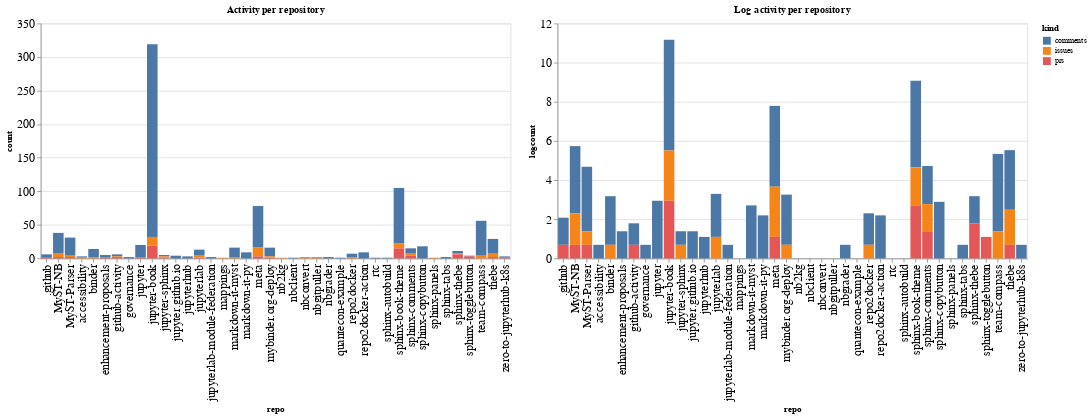

Notebook code for this chart:
### Code cell
ch1 = alt.Chart(repo_summaries, width=600, title="Activity per repository").mark_bar().encode(
    x='repo',
    y='count',
    color='kind',
    tooltip="kind"
)

ch2 = alt.Chart(repo_summaries, width=600, title="Log activity per repository").mark_bar().encode(
    x='repo',
    y='logcount',
    color='kind',
    tooltip="kind"
)

ch1 | ch2

### Figure 1 — Vega-Lite specification as saved in the notebook (floating-point values rounded to 4 significant figures)
{"config": {"axisLeft": {"labelFontSize": 15}, "axisBottom": {"labelFontSize": 15}}, "hconcat": [{"mark": "bar", "encoding": {"color": {"type": "nominal", "field": "kind"}, "tooltip": {"type": "nominal", "field": "kind"}, "x": {"type": "nominal", "field": "repo"}, "y": {"type": "quantitative", "field": "count"}}, "title": "Activity per repository", "width": 600}, {"mark": "bar", "encoding": {"color": {"type": "nominal", "field": "kind"}, "tooltip": {"type": "nominal", "field": "kind"}, "x": {"type": "nominal", "field": "repo"}, "y": {"type": "quantitative", "field": "logcount"}}, "title": "Log activity per repository", "width": 600}], "data": {"name": "data-b9d9c5a1567ac14647fca5004c93b269"}, "$schema": "https://vega.github.io/schema/vega-lite/v4.8.1.json", "datasets": {"data-b9d9c5a1567ac14647fca5004c93b269": [{"repo": ".github", "kind": "comments", "count": 4, "logcount": 1.386}, {"repo": ".github", "kind": "prs", "count": 2, "logcount": 0.6931}, {"repo": "MyST-NB", "kind": "comments", "count": 31, "logcount": 3.434}, {"repo": "MyST-NB", "kind": "issues", "count": 5, "logcount": 1.609}, {"repo": "MyST-NB", "kind": "prs", "count": 2, "logcount": 0.6931}, {"repo": "MyST-Parser", "kind": "comments", "count": 27, "logcount": 3.296}, {"repo": "MyST-Parser", "kind": "issues", "count": 2, "logcount": 0.6931}, {"repo": "MyST-Parser", "kind": "prs", "count": 2, "logcount": 0.6931}, {"repo": "accessibility", "kind": "comments", "count": 2, "logcount": 0.6931}, {"repo": "accessibility", "kind": "issues", "count": 1, "logcount": 0.0}, {"repo": "binder", "kind": "comments", "count": 12, "logcount": 2.485}, {"repo": "binder", "kind": "issues", "count": 2, "logcount": 0.6931}, {"repo": "enhancement-proposals", "kind": "comments", "count": 4, "logcount": 1.386}, {"repo": "enhancement-proposals", "kind": "prs", "count": 1, "logcount": 0.0}, {"repo": "github-activity", "kind": "comments", "count": 3, "logcount": 1.099}, {"repo": "github-activity", "kind": "issues", "count": 1, "logcount": 0.0}, {"repo": "github-activity", "kind": "prs", "count": 2, "logcount": 0.6931}, {"repo": "governance", "kind": "comments", "count": 2, "logcount": 0.6931}, {"repo": "jupyter", "kind": "comments", "count": 19, "logcount": 2.944}, {"repo": "jupyter", "kind": "prs", "count": 1, "logcount": 0.0}, {"repo": "jupyter-book", "kind": "comments", "count": 287, "logcount": 5.659}, {"repo": "jupyter-book", "kind": "issues", "count": 13, "logcount": 2.565}, {"repo": "jupyter-book", "kind": "prs", "count": 19, "logcount": 2.944}, {"repo": "jupyter-sphinx", "kind": "comments", "count": 2, "logcount": 0.6931}, {"repo": "jupyter-sphinx", "kind": "issues", "count": 2, "logcount": 0.6931}, {"repo": "jupyter-sphinx", "kind": "prs", "count": 1, "logcount": 0.0}, {"repo": "jupyter.github.io", "kind": "comments", "count": 4, "logcount": 1.386}, {"repo": "jupyterhub", "kind": "comments", "count": 3, "logcount": 1.099}, {"repo": "jupyterlab", "kind": "comments", "count": 9, "logcount": 2.197}, {"repo": "jupyterlab", "kind": "issues", "count": 3, "logcount": 1.099}, {"repo": "jupyterlab", "kind": "prs", "count": 1, "logcount": 0.0}, {"repo": "jupyterlab-module-federation", "kind": "comments", "count": 2, "logcount": 0.6931}, {"repo": "mappings", "kind": "issues", "count": 1, "logcount": 0.0}, {"repo": "markdown-it-myst", "kind": "comments", "count": 15, "logcount": 2.708}, {"repo": "markdown-it-myst", "kind": "issues", "count": 1, "logcount": 0.0}, {"repo": "markdown-it-py", "kind": "comments", "count": 9, "logcount": 2.197}, {"repo": "meta", "kind": "comments", "count": 62, "logcount": 4.127}, {"repo": "meta", "kind": "issues", "count": 13, "logcount": 2.565}, {"repo": "meta", "kind": "prs", "count": 3, "logcount": 1.099}, {"repo": "mybinder.org-deploy", "kind": "comments", "count": 13, "logcount": 2.565}, {"repo": "mybinder.org-deploy", "kind": "issues", "count": 2, "logcount": 0.6931}, {"repo": "mybinder.org-deploy", "kind": "prs", "count": 1, "logcount": 0.0}, {"repo": "nb2kg", "kind": "issues", "count": 1, "logcount": 0.0}, {"repo": "nbclient", "kind": "comments", "count": 1, "logcount": 0.0}, {"repo": "nbconvert", "kind": "comments", "count": 1, "logcount": 0.0}, {"repo": "nbconvert", "kind": "issues", "count": 1, "logcount": 0.0}, {"repo": "nbgitpuller", "kind": "comments", "count": 1, "logcount": 0.0}, {"repo": "nbgitpuller", "kind": "issues", "count": 1, "logcount": 0.0}, {"repo": "nbgrader", "kind": "comments", "count": 2, "logcount": 0.6931}, {"repo": "quantecon-example", "kind": "comments", "count": 1, "logcount": 0.0}, {"repo": "repo2docker", "kind": "comments", "count": 5, "logcount": 1.609}, {"repo": "repo2docker", "kind": "issues", "count": 2, "logcount": 0.6931}, {"repo": "repo2docker-action", "kind": "comments", "count": 9, "logcount": 2.197}, {"repo": "rtc", "kind": "comments", "count": 1, "logcount": 0.0}, {"repo": "sphinx-autobuild", "kind": "comments", "count": 1, "logcount": 0.0}, {"repo": "sphinx-book-theme", "kind": "comments", "count": 83, "logcount": 4.419}, {"repo": "sphinx-book-theme", "kind": "issues", "count": 7, "logcount": 1.946}, {"repo": "sphinx-book-theme", "kind": "prs", "count": 15, "logcount": 2.708}, {"repo": "sphinx-comments", "kind": "comments", "count": 7, "logcount": 1.946}, {"repo": "sphinx-comments", "kind": "issues", "count": 4, "logcount": 1.386}, {"repo": "sphinx-comments", "kind": "prs", "count": 4, "logcount": 1.386}, {"repo": "sphinx-copybutton", "kind": "comments", "count": 18, "logcount": 2.89}, {"repo": "sphinx-panels", "kind": "issues", "count": 1, "logcount": 0.0}, {"repo": "sphinx-tabs", "kind": "comments", "count": 2, "logcount": 0.6931}, {"repo": "sphinx-thebe", "kind": "comments", "count": 4, "logcount": 1.386}, {"repo": "sphinx-thebe", "kind": "issues", "count": 1, "logcount": 0.0}, {"repo": "sphinx-thebe", "kind": "prs", "count": 6, "logcount": 1.792}, {"repo": "sphinx-togglebutton", "kind": "comments", "count": 1, "logcount": 0.0}, {"repo": "sphinx-togglebutton", "kind": "prs", "count": 3, "logcount": 1.099}, {"repo": "team-compass", "kind": "comments", "count": 52, "logcount": 3.951}, {"repo": "team-compass", "kind": "issues", "count": 4, "logcount": 1.386}, {"repo": "thebe", "kind": "comments", "count": 21, "logcount": 3.045}, {"repo": "thebe", "kind": "issues", "count": 6, "logcount": 1.792}, {"repo": "thebe", "kind": "prs", "count": 2, "logcount": 0.6931}, {"repo": "zero-to-jupyterhub-k8s", "kind": "comments", "count": 2, "logcount": 0.6931}, {"repo": "zero-to-jupyterhub-k8s", "kind": "prs", "count": 1, "logcount": 0.0}]}}
